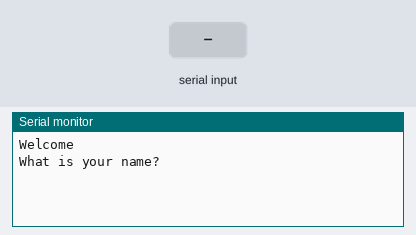
A sketch run on a simulated Arduino Uno, built with avr-gcc and run on an emulated ATmega328P. Parts: the last lines printed to the serial monitor. The test bench sets the inputs (shaded band).

Above: at 1.2 s.
1.3 s: "1\n" received over Serial
At 2.2 s:
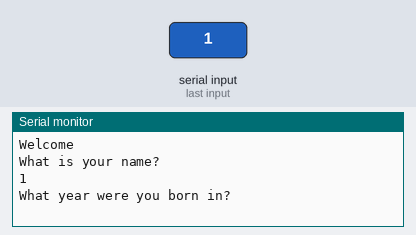
2.8 s: "0\n" received over Serial
At 3.4 s:
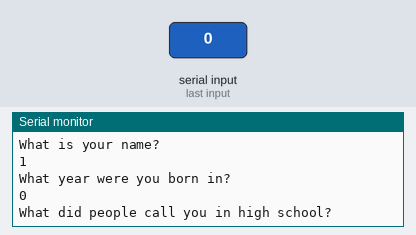
4.3 s: "2\n" received over Serial
At 5.5 s:
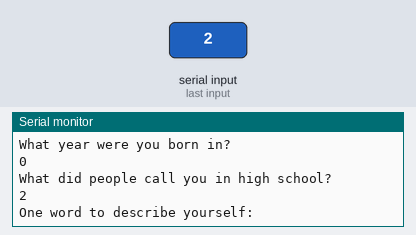
5.8 s: "1\n" received over Serial
At 6.9 s:
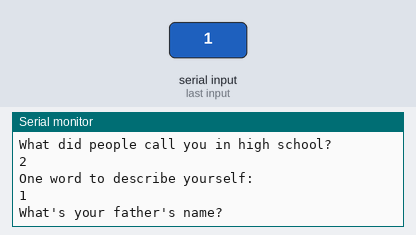
7.3 s: "0\n" received over Serial
At 8.0 s:
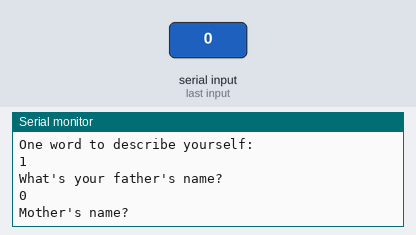
8.8 s: "2\n" received over Serial
At 9.1 s:
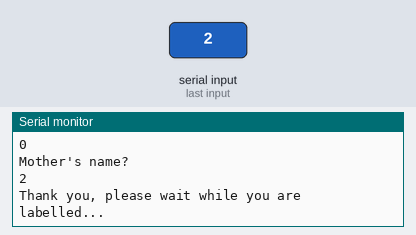
Timing chart, 0 to 11.3 s (numbered marks = the images above; inputs shaded):
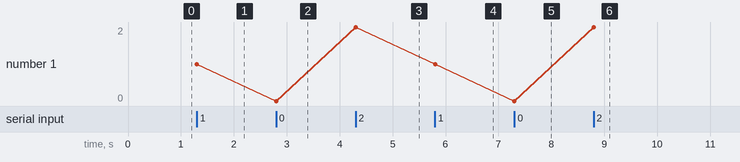

Measured:
- after the input at 1.3 s, the serial monitor: prints a new line at once (image 1)
- after the input at 2.8 s, the serial monitor: prints a new line at once (image 2)
- after the input at 4.3 s, the serial monitor: prints a new line at once (image 3)
- after the input at 5.8 s, the serial monitor: prints a new line at once (image 4)
- after the input at 7.3 s, the serial monitor: prints a new line at once (image 5)
- after the input at 8.8 s, the serial monitor: prints a new line at once (image 6)
- plotted number 1: 1 → 0 after the input at 2.8 s, 0 → 2 after the input at 4.3 s, 2 → 1 after the input at 5.8 s, 1 → 0 after the input at 7.3 s, 0 → 2 after the input at 8.8 s

The sketch:

userInputfromSerial.ino
```cpp
String questions [7] = {
  "What is your name?",
  "What year were you born in?",
  "What did people call you in high school?",
  "One word to describe yourself:",
  "What's your father's name?",
  "Mother's name?",
  "Thank you, please wait while you are labelled..."};

String answer [6] = {"","","","","",""};

int i = 0;
int n = 0;

char n_byte = 0;
String n_str = "";

void setup() {
  Serial.begin(9600);
  Serial.println("Welcome");
  Serial.println(questions[0]);
}

void loop() {
    while (i<=5) {
    if (Serial.available() > 0) {    // is a character available?
      n_byte = Serial.read();       // get the character

      if (n_byte != '\n') {
        // a character of the string was received
        n_str += n_byte;
      }
      else {
        // end of string
        answer[i] = n_str;
        n_str = ""; // clear n string
        Serial.println(answer[i]);
        Serial.println("");
        Serial.println(questions[i+1]);
        i++;
       }
     } // end: if (Serial.available() > 0)
   }
 }
```
